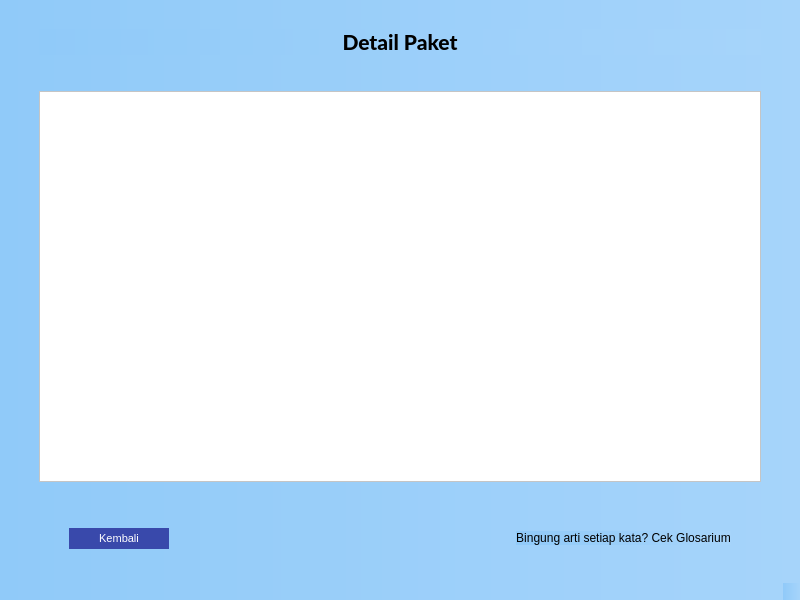
<?xml version="1.0" encoding="UTF-8"?>
<ui version="4.0">
 <class>hasil_detail</class>
 <widget class="QMainWindow" name="hasil_detail">
  <property name="geometry">
   <rect>
    <x>0</x>
    <y>0</y>
    <width>800</width>
    <height>600</height>
   </rect>
  </property>
  <property name="windowTitle">
   <string>Hasil Sniffing</string>
  </property>
  <property name="styleSheet">
   <string notr="true">background-color: qlineargradient(spread:pad, x1:0, y1:0, x2:1, y2:0, stop:0 #90caf9, stop:1 #a6d4fa);</string>
  </property>
  <widget class="QWidget" name="centralwidget">
   <layout class="QVBoxLayout" name="verticalLayout">
    <item>
     <layout class="QVBoxLayout" name="verticalLayout_2">
      <property name="leftMargin">
       <number>30</number>
      </property>
      <property name="topMargin">
       <number>20</number>
      </property>
      <property name="rightMargin">
       <number>30</number>
      </property>
      <item>
       <widget class="QLabel" name="label">
        <property name="font">
         <font>
          <family>Lato Heavy</family>
          <pointsize>16</pointsize>
         </font>
        </property>
        <property name="text">
         <string>Detail Paket</string>
        </property>
        <property name="alignment">
         <set>Qt::AlignCenter</set>
        </property>
       </widget>
      </item>
      <item>
       <spacer name="verticalSpacer">
        <property name="orientation">
         <enum>Qt::Vertical</enum>
        </property>
        <property name="sizeType">
         <enum>QSizePolicy::Preferred</enum>
        </property>
        <property name="sizeHint" stdset="0">
         <size>
          <width>20</width>
          <height>30</height>
         </size>
        </property>
       </spacer>
      </item>
      <item>
       <widget class="QPlainTextEdit" name="text_detail">
        <property name="font">
         <font>
          <family>Lato</family>
         </font>
        </property>
        <property name="styleSheet">
         <string notr="true">background-color: rgb(255, 255, 255);</string>
        </property>
        <property name="frameShape">
         <enum>QFrame::StyledPanel</enum>
        </property>
        <property name="plainText">
         <string/>
        </property>
       </widget>
      </item>
      <item>
       <layout class="QVBoxLayout" name="verticalLayout_3">
        <property name="leftMargin">
         <number>30</number>
        </property>
        <property name="topMargin">
         <number>40</number>
        </property>
        <property name="rightMargin">
         <number>30</number>
        </property>
        <property name="bottomMargin">
         <number>20</number>
        </property>
        <item>
         <layout class="QGridLayout" name="gridLayout">
          <item row="1" column="0">
           <widget class="QPushButton" name="kembaliBtn_detail">
            <property name="minimumSize">
             <size>
              <width>100</width>
              <height>0</height>
             </size>
            </property>
            <property name="styleSheet">
             <string notr="true">padding: 4px 15px;
font-size: 11px;
text-align: center;
cursor: pointer;
outline: none;
color: #fff;
background-color: #3949AB;
border: none;
border-radius: 15px;
box-shadow: 0 9px #999;</string>
            </property>
            <property name="text">
             <string>Kembali</string>
            </property>
            <property name="icon">
             <iconset>
              <normaloff>resource/1x/Asset 2.png</normaloff>resource/1x/Asset 2.png</iconset>
            </property>
           </widget>
          </item>
          <item row="1" column="1">
           <spacer name="horizontalSpacer">
            <property name="orientation">
             <enum>Qt::Horizontal</enum>
            </property>
            <property name="sizeType">
             <enum>QSizePolicy::Expanding</enum>
            </property>
            <property name="sizeHint" stdset="0">
             <size>
              <width>50</width>
              <height>20</height>
             </size>
            </property>
           </spacer>
          </item>
          <item row="1" column="2">
           <widget class="QPushButton" name="glosariumBtn_detailPaket">
            <property name="styleSheet">
             <string notr="true">border: none</string>
            </property>
            <property name="text">
             <string>Bingung arti setiap kata? Cek Glosarium</string>
            </property>
           </widget>
          </item>
         </layout>
        </item>
       </layout>
      </item>
     </layout>
    </item>
   </layout>
  </widget>
  <widget class="QMenuBar" name="menubar">
   <property name="geometry">
    <rect>
     <x>0</x>
     <y>0</y>
     <width>800</width>
     <height>21</height>
    </rect>
   </property>
  </widget>
  <widget class="QStatusBar" name="statusbar"/>
 </widget>
 <resources/>
 <connections/>
</ui>
